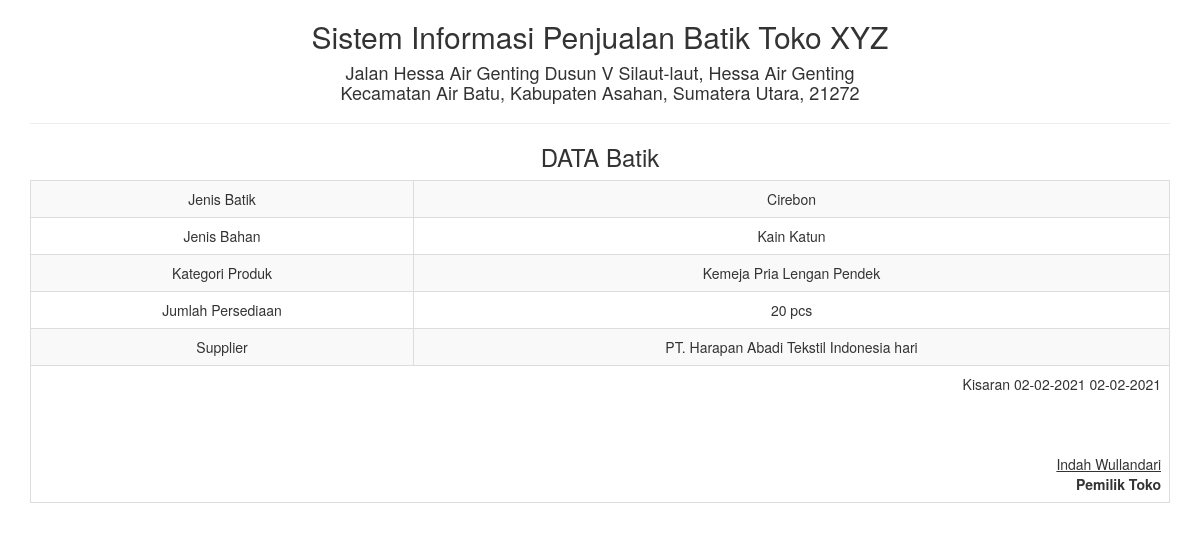
Page /report/data-batik_satu.php?id=1 on the committed database.
### tables this page shows
CREATE TABLE `tb_databatik` (
  `jenis_batik` varchar(40) NOT NULL,
  `jenis_bahan` varchar(35) NOT NULL,
  `kategori_produk` varchar(50) NOT NULL,
  `jumlah_persediaan` varchar(25) NOT NULL,
  `supplier` varchar(45) NOT NULL,
  `id` int(10) NOT NULL
);

### report/data-batik_satu.php (the view, shortened to what this page needs)
<!DOCTYPE html>
<html>
    <head>
        <link href="../Assets/css/bootstrap.min.css" rel="stylesheet" type="text/css"/>
    </head>
    <body onload="print()">
        <?php
        $sql = "SELECT * FROM tb_databatik WHERE id='" . $_GET ['id'] . "'";
        $query = mysqli_query($koneksi, $sql) or die("SQL Detail error");
        $data = mysqli_fetch_array($query);
        ?>
        <div class="container">
            <div class='row'>
                <div class="col-sm-12">
                    <div class="text-center">
                         <h2>Sistem Informasi Penjualan Batik Toko XYZ </h2>
                         <h4>Jalan Hessa Air Genting Dusun V Silaut-laut, Hessa Air Genting <br> Kecamatan Air Batu, Kabupaten Asahan, Sumatera Utara, 21272</h4>
                        <hr>
                        <h3>DATA Batik</h3>
                        <table class="table table-bordered table-striped table-hover">
                            <tbody>
								<tr>
                                    <td>Jenis Batik</td> <td><?= $data['jenis_batik'] ?></td>
                                </tr>
                                <tr>
                                    <td>Jenis Bahan</td> <td><?= $data['jenis_bahan'] ?></td>
                                </tr>
                                <tr>
                                    <td>Kategori Produk</td> <td><?= $data['kategori_produk'] ?></td>
                                </tr>
                                <tr>
                                    <td>Jumlah Persediaan</td> <td><?= $data['jumlah_persediaan'] ?></td>
                                </tr>
								<tr>
                                    <td>Supplier</td> <td><?= $data['supplier'] ?> hari</td>
                                </tr>
                            </tbody>
                            <tfoot>
                                <tr>
                                    <td colspan="2" class="text-right">
                                        Kisaran 02-02-2021 <?= date("d-m-Y") ?>
                                        <br><br><br><br>
                                        <u>Indah Wullandari<strong></u><br>
                                        Pemilik Toko
									</td>
								</tr>
							</tfoot>
                        </table>
                    </div>
                </div>
            </div>
    </body>
</html>

### rows in the picture
tb_databatik: jenis_batik "Cirebon", jenis_bahan "Kain Katun", kategori_produk "Kemeja Pria Lengan Pendek", jumlah_persediaan "20 pcs", supplier "PT. Harapan Abadi Tekstil Indonesia"
